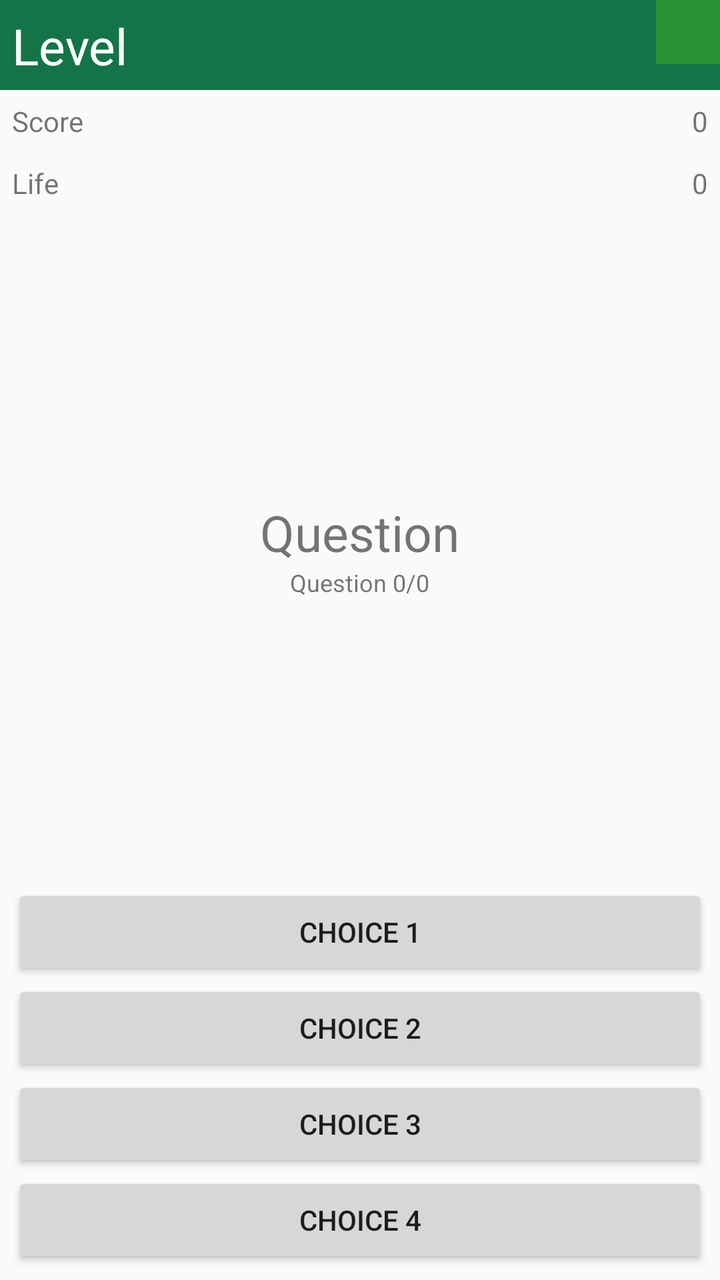
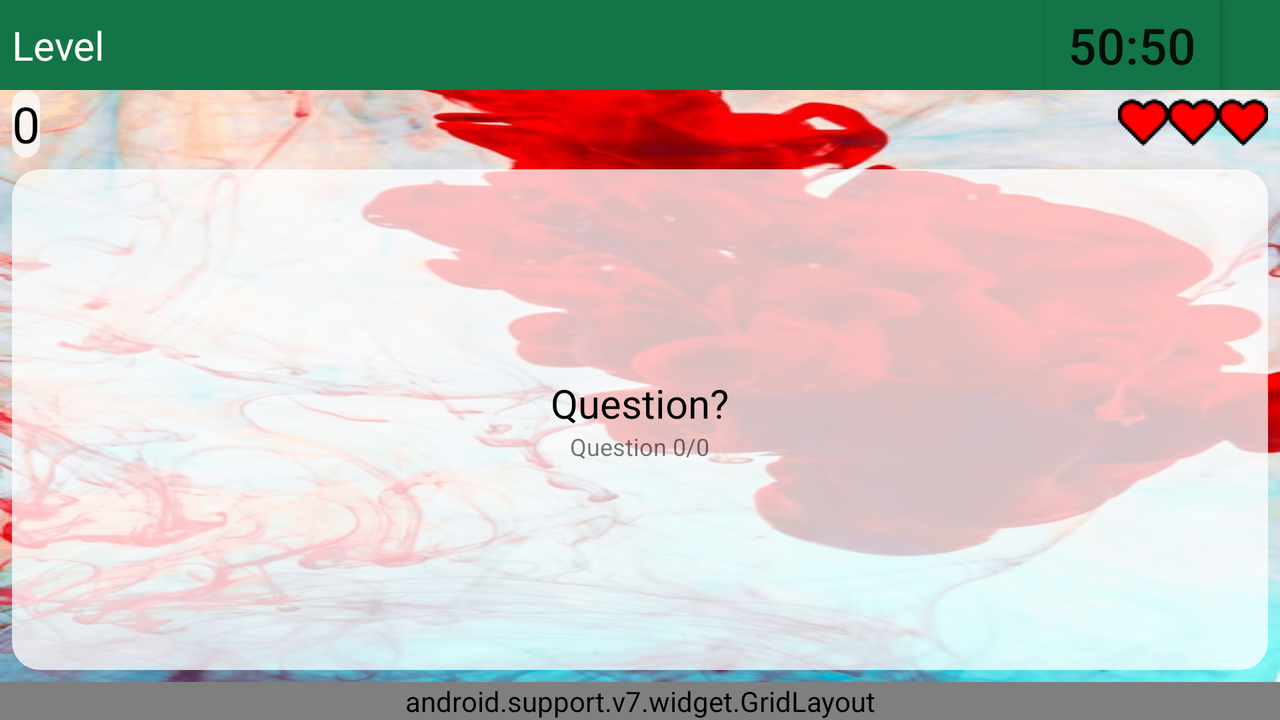

First picture: res/layout/ on a phone held upright. Second picture: the repository's own variant of that layout, on a device whose configuration matches the variant's folder. Source for both follows.
<!-- AndroidManifest.xml: application theme AppTheme -->
<!-- res/layout/activity_quiz.xml -->
<?xml version="1.0" encoding="utf-8"?>
<LinearLayout xmlns:android="http://schemas.android.com/apk/res/android"
    xmlns:app="http://schemas.android.com/apk/res-auto"
    xmlns:tools="http://schemas.android.com/tools"
    android:layout_width="match_parent"
    android:layout_height="match_parent"
    android:orientation="vertical"
    tools:ignore="HardcodedText"
    tools:context="ict405.group1.wtfacts.Quiz">

    <RelativeLayout
        android:layout_width="match_parent"
        android:layout_height="45dp"
        android:background="@color/colorDarkSpringGreen">

        <TextView
            android:id="@+id/textLevel"
            android:layout_width="wrap_content"
            android:layout_height="wrap_content"
            android:layout_alignParentLeft="true"
            android:layout_alignParentStart="true"
            android:layout_alignParentTop="true"
            android:layout_marginLeft="6dp"
            android:layout_marginStart="6dp"
            android:layout_marginTop="6dp"
            android:text="Level"
            android:textColor="@android:color/white"
            android:textSize="25sp" />

        <ImageButton
            android:id="@+id/btnSettings"
            android:layout_width="wrap_content"
            android:layout_height="wrap_content"
            android:layout_alignParentEnd="true"
            android:layout_alignParentRight="true"
            android:background="@color/colorForestGreen"
            android:contentDescription="Settings"
            android:padding="16dp"
            android:src="@drawable/ic_settings" />

    </RelativeLayout>

    <RelativeLayout
        android:layout_width="match_parent"
        android:layout_height="wrap_content">

        <TextView
            android:layout_width="wrap_content"
            android:layout_height="wrap_content"
            android:layout_alignParentLeft="true"
            android:layout_alignParentStart="true"
            android:layout_margin="6dp"
            android:text="Score" />

        <TextView
            android:id="@+id/textScore"
            android:layout_width="wrap_content"
            android:layout_height="wrap_content"
            android:layout_alignParentEnd="true"
            android:layout_alignParentRight="true"
            android:layout_margin="6dp"
            android:text="0" />

    </RelativeLayout>

    <RelativeLayout
        android:layout_width="match_parent"
        android:layout_height="wrap_content">

        <TextView
            android:layout_margin="6dp"
            android:layout_width="wrap_content"
            android:layout_height="wrap_content"
            android:layout_alignParentLeft="true"
            android:layout_alignParentStart="true"
            android:text="Life"/>

        <TextView
            android:id="@+id/textLife"
            android:layout_margin="6dp"
            android:layout_width="wrap_content"
            android:layout_height="wrap_content"
            android:layout_alignParentRight="true"
            android:layout_alignParentEnd="true"
            android:text="0"/>

    </RelativeLayout>

    <LinearLayout
        android:layout_width="match_parent"
        android:layout_height="0dp"
        android:layout_weight="1"
        android:orientation="vertical"
        android:layout_marginLeft="6dp"
        android:layout_marginRight="6dp"
        android:gravity="center">

        <TextView
            android:id="@+id/textQuestion"
            android:gravity="center"
            android:layout_width="wrap_content"
            android:layout_height="wrap_content"
            android:text="Question"
            android:textSize="25sp"/>

        <TextView
            android:id="@+id/textQuestionNum"
            android:layout_width="wrap_content"
            android:layout_height="wrap_content"
            android:text="Question 0/0"
            android:textSize="12sp"/>
    </LinearLayout>

    <Button
        android:id="@+id/btnChoice1"
        android:layout_marginRight="6dp"
        android:layout_marginLeft="6dp"
        android:layout_width="match_parent"
        android:layout_height="wrap_content"
        android:text="CHOICE 1"
        android:onClick="checkAnswer"/>

    <Button
        android:id="@+id/btnChoice2"
        android:layout_marginLeft="6dp"
        android:layout_marginRight="6dp"
        android:layout_width="match_parent"
        android:layout_height="wrap_content"
        android:text="CHOICE 2"
        android:onClick="checkAnswer"
        />

    <Button
        android:id="@+id/btnChoice3"
        android:layout_marginLeft="6dp"
        android:layout_marginRight="6dp"
        android:layout_width="match_parent"
        android:layout_height="wrap_content"
        android:text="CHOICE 3"
        android:onClick="checkAnswer"/>

    <Button
        android:id="@+id/btnChoice4"
        android:layout_marginLeft="6dp"
        android:layout_marginRight="6dp"
        android:layout_marginBottom="6dp"
        android:layout_width="match_parent"
        android:layout_height="wrap_content"
        android:text="CHOICE 4"
        android:onClick="checkAnswer"/>

</LinearLayout>
<!-- resources referenced by this layout -->
<resources>
  <color name="colorDarkSpringGreen">#137547</color>
  <color name="colorForestGreen">#2A9134</color>
  <style name="AppTheme" parent="Theme.AppCompat.Light.NoActionBar">
          
          <item name="colorPrimary">@color/colorPrimary</item>
          <item name="colorPrimaryDark">@color/colorPrimaryDark</item>
          <item name="colorAccent">@color/colorAccent</item>
      </style>
  <color name="colorPrimary">#3F51B5</color>
  <color name="colorPrimaryDark">#303F9F</color>
  <color name="colorAccent">#FF4081</color>
</resources>
<!-- res/layout-land/activity_quiz.xml (the repository's variant of the layout above) -->
<!-- drawn on the phone turned sideways -->
<?xml version="1.0" encoding="utf-8"?>
<LinearLayout xmlns:android="http://schemas.android.com/apk/res/android"
    xmlns:app="http://schemas.android.com/apk/res-auto"
    xmlns:tools="http://schemas.android.com/tools"
    android:layout_width="match_parent"
    android:layout_height="match_parent"
    android:orientation="vertical"
    tools:ignore="HardcodedText"
    tools:context="ict405.group1.wtfacts.Quiz"
    android:background="@drawable/background_5_land"
    android:id="@+id/bg_layout">

    <RelativeLayout
        android:layout_width="match_parent"
        android:layout_height="45dp"
        android:background="@color/colorDarkSpringGreen">

        <TextView
            android:id="@+id/textLevel"
            android:layout_width="wrap_content"
            android:layout_height="wrap_content"
            android:layout_alignParentLeft="true"
            android:layout_alignParentStart="true"
            android:layout_centerVertical="true"
            android:text="Level"
            android:textColor="@android:color/white"
            android:textSize="20sp"
            android:layout_marginLeft="6dp" android:layout_marginStart="6dp"/>

        <ImageButton
            android:id="@+id/btnSettings"
            android:layout_width="wrap_content"
            android:layout_height="match_parent"
            android:layout_alignParentEnd="true"
            android:layout_alignParentRight="true"
            android:background="@drawable/btngreen2_bg"
            android:contentDescription="Settings"
            android:src="@drawable/ic_settings"
            android:paddingRight="15dp"
            android:paddingLeft="15dp"/>

        <ImageButton
            android:id="@+id/btnSkip"
            android:layout_width="wrap_content"
            android:layout_height="match_parent"
            android:layout_alignParentTop="true"
            android:layout_toLeftOf="@+id/btn5050"
            android:layout_toStartOf="@+id/btn5050"
            android:background="@drawable/btngreen2_bg"
            android:contentDescription="Jump a Question"
            android:paddingLeft="15dp"
            android:paddingRight="15dp"
            android:src="@drawable/button_jump" />

        <Button
            android:id="@+id/btn5050"
            android:layout_width="wrap_content"
            android:layout_height="wrap_content"
            android:layout_alignParentBottom="true"
            android:layout_toLeftOf="@+id/btnSettings"
            android:layout_toStartOf="@+id/btnSettings"
            android:background="@drawable/btngreen2_bg"
            android:textSize="25sp"
            android:text="50:50" />

    </RelativeLayout>

    <RelativeLayout
        android:layout_width="match_parent"
        android:layout_height="wrap_content"
        android:paddingLeft="6dp"
        android:paddingRight="6dp">

        <TextView
            android:id="@+id/textScore"
            android:layout_width="wrap_content"
            android:layout_height="wrap_content"
            android:layout_alignParentLeft="true"
            android:layout_alignParentStart="true"
            android:text="0"
            android:textSize="25sp"
            android:background="@drawable/bg_white"
            android:textColor="@android:color/black"/>

        <RatingBar
            android:id="@+id/rb_life"
            style="@style/CustomRatingBar"
            android:layout_width="wrap_content"
            android:layout_height="wrap_content"
            android:layout_alignParentEnd="true"
            android:layout_alignParentRight="true"
            android:layout_centerVertical="true"
            android:isIndicator="true"
            android:numStars="3"
            android:rating="3" />

    </RelativeLayout>


    <LinearLayout
        android:layout_width="match_parent"
        android:layout_height="0dp"
        android:layout_weight="1"
        android:orientation="vertical"
        android:layout_margin="6dp"
        android:padding="6dp"
        android:gravity="center"
        android:background="@drawable/bg_white"
        >

        <TextView
            android:id="@+id/textQuestion"
            android:textColor="@android:color/black"
            android:gravity="center"
            android:layout_width="wrap_content"
            android:layout_height="wrap_content"
            android:text="Question?"
            android:textSize="20sp"/>

        <TextView
            android:id="@+id/textQuestionNum"
            android:layout_width="wrap_content"
            android:layout_height="wrap_content"
            android:text="Question 0/0"
            android:textSize="12sp" />

    </LinearLayout>

    <android.support.v7.widget.GridLayout
        android:id="@+id/container_grid"
        android:layout_width="match_parent"
        android:layout_height="wrap_content"
        app:orientation="horizontal">

        <Button
            android:id="@+id/btnChoice1"
            android:background="@drawable/button_choice1"
            android:onClick="checkAnswer"
            android:text="CHOICE 1"
            android:padding="0dp"
            app:layout_columnWeight="1"
            app:layout_rowWeight="1"
            android:gravity="center"
            app:layout_row="0"
            app:layout_column="0"
            android:layout_margin="3dp"/>

        <Button
            android:id="@+id/btnChoice2"
            android:background="@drawable/button_choice2"
            android:onClick="checkAnswer"
            android:text="CHOICE 2"
            android:padding="0dp"
            app:layout_columnWeight="1"
            app:layout_rowWeight="1"
            android:gravity="center"
            app:layout_row="0"
            app:layout_column="1"
            android:layout_margin="3dp"/>

        <Button
            android:id="@+id/btnChoice3"
            android:background="@drawable/button_choice3"
            android:onClick="checkAnswer"
            android:text="CHOICE 3"
            android:padding="0dp"
            app:layout_columnWeight="1"
            app:layout_rowWeight="1"
            android:gravity="center"
            app:layout_row="1"
            app:layout_column="0"
            android:layout_margin="3dp"/>

        <Button
            android:id="@+id/btnChoice4"
            android:background="@drawable/button_choice4"
            android:onClick="checkAnswer"
            android:text="CHOICE 4"
            android:padding="0dp"
            app:layout_columnWeight="1"
            app:layout_rowWeight="1"
            android:gravity="center"
            app:layout_row="1"
            app:layout_column="1"
            android:layout_margin="3dp"/>

    </android.support.v7.widget.GridLayout>

</LinearLayout>
<!-- resources referenced by the variant -->
<!-- as the phone turned sideways resolves them -->
<resources>
  <color name="colorDarkSpringGreen">#137547</color>
  <!-- drawable background_5_land (drawable) -->
  <?xml version="1.0" encoding="utf-8"?>
  <bitmap xmlns:android="http://schemas.android.com/apk/res/android"
      android:src="@drawable/back5"
      android:tileMode="disabled" android:gravity="fill|center_horizontal"
      >
  </bitmap>
  <!-- drawable bg_white (drawable) -->
  <?xml version="1.0" encoding="utf-8"?>
  <shape xmlns:android="http://schemas.android.com/apk/res/android" android:shape="rectangle" >
      <corners
          android:radius="14dp"
          />
      <solid
          android:color="#BFffffff"
          />
      <padding
          android:left="0dp"
          android:top="0dp"
          android:right="0dp"
          android:bottom="0dp"
          />
  </shape>
  <!-- drawable btngreen2_bg (drawable) -->
  <?xml version="1.0" encoding="utf-8"?>
  <selector xmlns:android="http://schemas.android.com/apk/res/android">
      <item android:state_selected="true" android:drawable="@drawable/button_green2_pressed"/>
      <item android:state_pressed="true" android:drawable="@drawable/button_green2_pressed"/>
      <item android:drawable="@drawable/button_green2"/>
  
  </selector>
  <!-- drawable button_choice3 (drawable) -->
  <?xml version="1.0" encoding="utf-8"?>
  <shape xmlns:android="http://schemas.android.com/apk/res/android" android:shape="rectangle" >
      <corners
          android:radius="14dp"
          />
      <solid
          android:color="@color/colorChoice3"
          />
      <padding
          android:left="0dp"
          android:top="0dp"
          android:right="0dp"
          android:bottom="0dp"
          />
  </shape>
  <!-- drawable button_choice4 (drawable) -->
  <?xml version="1.0" encoding="utf-8"?>
  <shape xmlns:android="http://schemas.android.com/apk/res/android" android:shape="rectangle" >
      <corners
          android:radius="14dp"
          />
      <solid
          android:color="@color/colorChoice4"
          />
      <padding
          android:left="0dp"
          android:top="0dp"
          android:right="0dp"
          android:bottom="0dp"
          />
  </shape>
  <style name="CustomRatingBar" parent="@android:style/Widget.RatingBar">
          <item name="android:progressDrawable">@drawable/heart_bar</item>
          <item name="android:minHeight">26dp</item>
          <item name="android:maxHeight">26dp</item>
      </style>
  <style name="AppTheme" parent="Theme.AppCompat.Light.NoActionBar">
          
          <item name="colorPrimary">@color/colorPrimary</item>
          <item name="colorPrimaryDark">@color/colorPrimaryDark</item>
          <item name="colorAccent">@color/colorAccent</item>
      </style>
  <!-- drawable button_green2_pressed (drawable) -->
  <?xml version="1.0" encoding="utf-8"?>
  <shape xmlns:android="http://schemas.android.com/apk/res/android" android:shape="rectangle" >
      <solid
          android:color="#135d38"
          />
      <padding
          android:left="0dp"
          android:top="0dp"
          android:right="0dp"
          android:bottom="0dp"
          />
  </shape>
  <!-- drawable button_green2 (drawable) -->
  <?xml version="1.0" encoding="utf-8"?>
  <shape xmlns:android="http://schemas.android.com/apk/res/android" android:shape="rectangle" >
      <solid
          android:color="@color/colorDarkSpringGreen"
          />
      <padding
          android:left="0dp"
          android:top="0dp"
          android:right="0dp"
          android:bottom="0dp"
          />
  </shape>
  <color name="colorChoice1">#E88A66</color>
  <color name="colorChoice2">#D0A5C0</color>
  <color name="colorChoice3">#CACF85</color>
  <color name="colorChoice4">#9EA3B0</color>
  <color name="colorPrimary">#3F51B5</color>
  <color name="colorPrimaryDark">#303F9F</color>
  <color name="colorAccent">#FF4081</color>
</resources>
